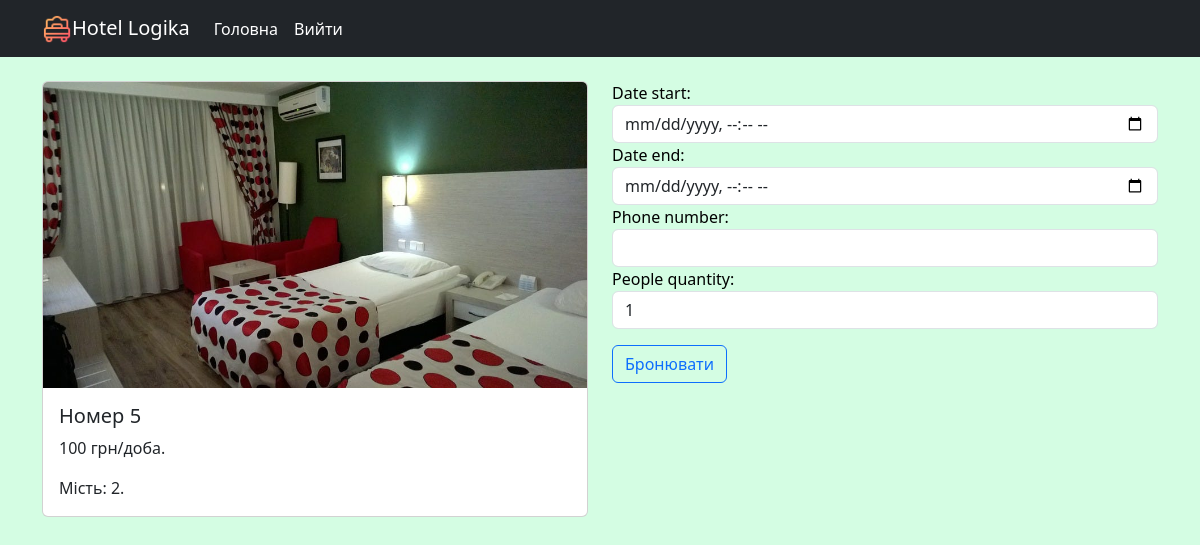
The page /booking/5/ (signed in) on the database its author committed.
### reservation/models.py (models this page shows, shortened)
class Room(models.Model):
    number = models.PositiveIntegerField()
    description = models.TextField(null=True, blank=True)
    place = models.PositiveIntegerField(default=1)
    price = models.PositiveIntegerField()
    image = models.ImageField(upload_to='rooms_image')
    type_room = models.ForeignKey(TypeRoom, on_delete=models.CASCADE)
    class Meta:
        ordering = ['number']  # Сортування за ціною
        verbose_name = "room"  # Назва в однині в адмінці
        verbose_name_plural = "Rooms" #Назва в множині

### reservation/views.py (the view, shortened to what this page needs)
# urls.py: path('booking/<int:id_room>/', booking, name='booking')
@login_required
def booking(request, id_room):
    room = get_object_or_404(Room, id=id_room)
    form = BookingForm(room=room)
    context = {
        'room': room,
        'form': form,
    }
    return render(request, template_name='booking.html', context=context)

### reservation/forms.py (shortened to what this page needs)
class BookingForm(forms.ModelForm):
    class Meta:
        model = Reservation
        fields = [
            'date_start',
            'date_end',
            'phone_number',
            'people_quantity'
        ]
        widgets = {
            'date_start': forms.DateTimeInput(attrs={'type': 'datetime-local'}),
            'date_end': forms.DateTimeInput(attrs={'type': 'datetime-local'})
        }
    def __init__(self, *args, **kwargs):
        self.room = kwargs.pop('room',None)
        super().__init__(*args, **kwargs)
        for field in self.fields.values():
            field.widget.attrs['class'] = 'form-control'

### templates/booking.html (shortened to what this page needs)
{% extends 'base.html' %}
{% block content %}
<div class="row">
    <div class="col-10 col-md-6">
        <div class="card">
          <img src="{{room.image.url}}" class="card-img-top">
          <div class="card-body">
                <h5 class="card-title">Номер {{room.number}}</h5>
                <p class="card-text">{{room.price}} грн/доба.</p>
            <p class="card-text">Мість: {{room.place}}.</p>
          </div>
        </div>
    </div>
    <div class="col-12 col-md-6">
         <form action="" method="post">
             {{ form.as_div }}
             <button type="submit" class="btn btn-outline-primary my-3">Бронювати</button>
    </div>
</div>
{% endblock %}

### static/css/style.css (style rules this page uses)
body { background-color: #d4fde3; color: black; }

### rows shown on the page
Room: image (picture), number "5", price "100", place "2"
